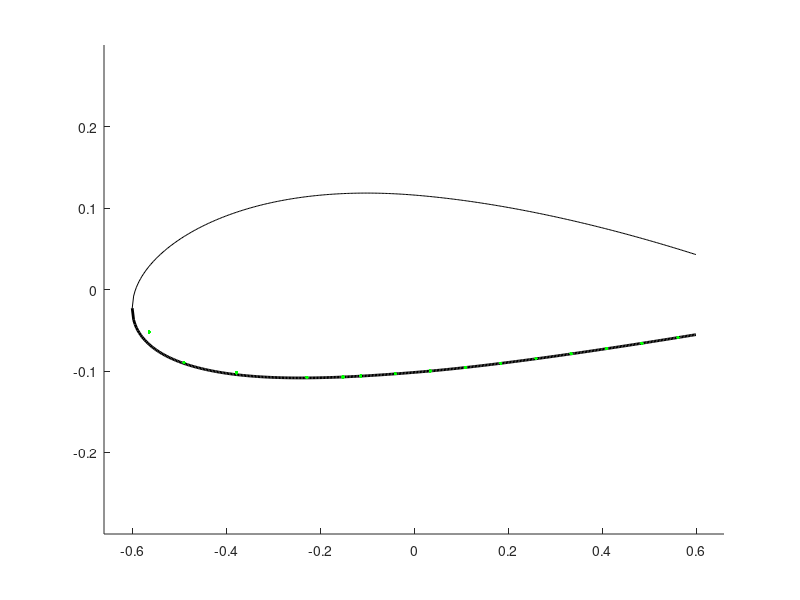

This chart was generated by the following MATLAB code: (Note: this script raises an error after producing the figure.)
function [x_c, y_c, Ixx, Iyy, Ixy, skin, spar, str, caps, x_quarterchord] = build_airfoil()


% clear all;
%% 2415 Airfoil 
m = 0.02;               % 
p = 0.4;                % max camber
t = 0.15;               % max thickness 
c = 1.5;                % chord length
nx = 500;               % number of increments
dx = c/nx;  
x = 0:dx:c;             % even spacing

%% Structural elements (arbitrary inputs for now)
skin.t = 0.008;                               % thickness of skin
spar.t = 0.01;                               % thickness of spar
str.A_upp = 5E-6;                            % area of each upper stringer
str.A_low = 5E-6;                            % area of each lower stringer
caps.A = 1E-5;                                % area of spar caps
spar.x = 0.3*1.5;                                                      % choose x location of spar
str.x_upp = [x(1), x(50), x(150), x(200), x(250),x(300), x(350)];     % choose x locations of upper stringers
str.x_low = [x(1), x(50), x(150), x(200), x(250),x(300), x(350)];     % choose x locations of lower stringers

%% Create Airfoil from equation
yc = zeros(1,nx+1);
yt = zeros(1,nx+1);
yU0 = zeros(1,nx+1);
yL0 = zeros(1,nx+1);
theta = zeros(1,nx+1);
xb = p*c;
i_xb = xb/dx + 1;  

% NACA equation source: http://www.aerospaceweb.org/question/airfoils/q0041.shtml    
for i = 1:nx+1
    yt(i) = 5*t*c*(0.2969*sqrt(x(i)/c) - 0.1260*(x(i)/c) - 0.3516*(x(i)/c)^2 + 0.2843*(x(i)/c)^3 - 0.1015*(x(i)/c)^4);
    if i <= i_xb
        yc(i) = m*x(i)/p^2*(2*p - x(i)/c);
        theta(i) = atan(2*m/p^2*(p - x(i)/c));
    else
        yc(i) = m*(c - x(i))/(1-p)^2*(1 + x(i)/c - 2*p);
        theta(i) = atan(2*m/(1-p)^2*(p-x(i)/c));
    end
    yU0(i) = yc(i) + yt(i)*cos(theta(i));
    yL0(i) = yc(i) - yt(i)*cos(theta(i));
end

% The last 20% of the chord length of the airfoil was neglected under the assumption that
% this section contained flaps and ailerons, and would therefore not support aerodynamic loads.
i_xend = round(0.8*c/dx)+1;
x = x(1:i_xend);
yU = yU0(1:i_xend);
yL = yL0(1:i_xend);

%% Spars
spar.x = [spar.x,x(end)];                    % x location of spar
spar.n = length(spar.x);                     % number of spars
spar.i = round(spar.x./dx)+1;                % index of spars  
spar.h = yU(spar.i) - yL(spar.i);            % height of spar
spar.Cy = (yU(spar.i) + yL(spar.i))/2;       % y centroid of spar  
spar.A = spar.t*spar.h;                      % area of spar
spar.y_upp = yU(spar.i);
spar.y_low = yL(spar.i);

%% Stringers
str.n_upp = length(str.x_upp);                            % number of upper stringers
str.i_upp = round(str.x_upp./dx)+1;                       % indices of upper stringers
str.n_low = length(str.x_low);                            % number of lower stringers
str.i_low = round(str.x_low./dx)+1;                       % indices of lower stringers
str.y_upp = yU(str.i_upp);
str.y_low = yL(str.i_low);

%% Nodes (based on TA's definition: node = skin and spar cap)
node.x_upp = [str.x_upp,spar.x];            % x location of upper stringers and spars
node.x_upp = sort(node.x_upp);              % sort ascending
% skin should be broken into smaller elements for higher accuracy of calculation
% break one skin element into two by adding one more node in between
skin.x_upp = zeros(1,2*length(node.x_upp)-1);
for i = 1:length(node.x_upp)-1
    skin.x_upp(2*i-1) = node.x_upp(i);
    skin.x_upp(2*i) = (node.x_upp(i) + node.x_upp(i+1))/2;
end
skin.x_upp(end) = node.x_upp(end);

skin.i_upp = round(skin.x_upp/dx)+1;       % indices of skins
skin.n_upp = length(skin.x_upp)-1;         % number of upper skins
skin.l_upp = zeros(1,skin.n_upp);          % length of upper skins
skin.A_upp = zeros(1,skin.n_upp);          % area of upper skins
skin.Cx_upp = zeros(1,skin.n_upp);         % x centroid of upper skins
skin.Cy_upp = zeros(1,skin.n_upp);         % y centroid of upper skins

for i = 1:skin.n_upp
    skin.l_upp(i) = sqrt((yU(skin.i_upp(i+1)) - yU(skin.i_upp(i)))^2 + (skin.x_upp(i+1) - skin.x_upp(i))^2);  
    skin.A_upp(i) = skin.t*skin.l_upp(i);
    skin.Cx_upp(i) = (skin.x_upp(i+1) + skin.x_upp(i))/2;
    skin.Cy_upp(i) = (yU(skin.i_upp(i+1)) + yU(skin.i_upp(i)))/2;
end

% lower nodes
node.x_low = [str.x_low,spar.x];
node.x_low = sort(node.x_low);

skin.x_low = zeros(1,2*length(node.x_low)-1);
for i = 1:length(node.x_low)-1
    skin.x_low(2*i-1) = node.x_low(i);
    skin.x_low(2*i) = (node.x_low(i) + node.x_low(i+1))/2;
end
skin.x_low(end) = node.x_low(end);

skin.i_low = round(skin.x_low/dx)+1;
skin.n_low = length(skin.x_low)-1;
skin.l_low = zeros(1,skin.n_low);
skin.A_low = zeros(1,skin.n_low);
skin.Cx_low = zeros(1,skin.n_low);
skin.Cy_low = zeros(1,skin.n_low);

for i = 1:skin.n_low
    skin.l_low(i) = sqrt((yL(skin.i_low(i+1)) - yL(skin.i_low(i)))^2 + (skin.x_low(i+1) - skin.x_low(i))^2);
    skin.A_low(i) = skin.t*skin.l_low(i);
    skin.Cx_low(i) = (skin.x_low(i+1) + skin.x_low(i))/2;
    skin.Cy_low(i) = (yL(skin.i_low(i+1)) + yL(skin.i_low(i)))/2;
end

%% Spar Caps
caps.x = spar.x;
caps.n = 2*length(caps.x);
caps.y_upp = yU(spar.i);
caps.y_low = yL(spar.i);
caps.i = round(caps.x/dx)+1;
% Centroids of caps are at the x and y locations: caps.Cy = caps.C,

%% Centroid of the overall wing section
% initial value
Cx_sum = 2*(sum(caps.x.*caps.A)) + sum(str.x_upp.*str.A_upp) + sum(str.x_low.*str.A_low) + sum(spar.x.*spar.A) ...
         + sum(skin.Cx_low.*skin.A_low) + sum(skin.Cx_upp.*skin.A_upp);
Cy_sum = sum(caps.y_low.*caps.A) + sum(caps.y_upp.*caps.A) + sum(yU(str.i_upp).*str.A_upp) + sum(yL(str.i_low).*str.A_low) ... 
         + sum(spar.Cy.*spar.A) + sum(skin.Cy_low.*skin.A_low) + sum(skin.Cy_upp.*skin.A_upp);
A_sum = caps.A*caps.n + str.A_upp*str.n_upp + str.A_low*str.n_low + sum(spar.A) + sum(skin.A_low) + sum(skin.A_upp);

Cx = Cx_sum/A_sum;
Cy = Cy_sum/A_sum;

%% Leading Edge Origin Plot
% figure
% plot(x,yU,'k',x,yL,'k','Linewidth',2);
% ylim([-0.3 0.3])
% hold on
% xlim([0,c]);
% plot(str.x_upp,yU(str.i_upp),'or',str.x_low,yL(str.i_low),'or','markersize',5);
% % plot([x(1),x(1)],[yU(i(1)),yL(i(1))],'b',[x(end),x(end)],[yU(end),yL(end)],'b','Linewidth',3);
% rectangle('Position',[x(spar.i(1))-spar.t/2, yL(spar.i(1)), spar.t, yU(spar.i(1))-yL(spar.i(1))]);
% rectangle('Position',[x(spar.i(2))-spar.t/2, yL(spar.i(2)), spar.t, yU(spar.i(2))-yL(spar.i(2))]);
% plot(spar.x,yU(spar.i),'sg',spar.x,yL(spar.i),'sg','markersize',7);
% % plot([x(end),x(end)],[yU(end),yL(end)]);
% scatter(Cx,Cy,'m*')
% ylabel('y (m)')
% xlabel('x (m)')
% grid on

%% Area moments of inertia
for i = 1:length(spar.x)
    spar.Ixx(i) = (spar.t*spar.h(i)^3)/12 + spar.A(i)*(spar.Cy(i) - Cy)^2;
    spar.Iyy(i) = (spar.h(i)*spar.t^3)/12 + spar.A(i)*(spar.x(i) - Cx)^2;
    spar.Ixy(i) = spar.A(i)*(spar.Cy(i) - Cy)*(spar.x(i) - Cx);
end

for i = 1:skin.n_upp
    skin.Ixx_upp(i) = skin.A_upp(i)*(skin.Cy_upp(i) - Cy)^2;
    skin.Iyy_upp(i) = skin.A_upp(i)*(skin.Cx_upp(i) - Cx)^2;
    skin.Ixy_upp(i) = skin.A_upp(i)*(skin.Cy_upp(i) - Cy)*(skin.Cx_upp(i) - Cx);
end

for i = 1:skin.n_low
    skin.Ixx_low(i) = skin.A_low(i)*(skin.Cy_low(i) - Cy)^2;
    skin.Iyy_low(i) = skin.A_low(i)*(skin.Cx_low(i) - Cx)^2;
    skin.Ixy_low(i) = skin.A_low(i)*(skin.Cy_low(i) - Cy)*(skin.Cx_low(i) - Cx);
end

for i = 1:str.n_upp
    str.Ixx_upp(i) = str.A_upp*(yU(str.i_upp(i)) - Cy)^2;
    str.Iyy_upp(i) = str.A_upp*(str.x_upp(i) - Cx)^2;
    str.Ixy_upp(i) = str.A_upp*(yU(str.i_upp(i)) - Cy)*(str.x_upp(i) - Cx);
end

for i = 1:str.n_low
    str.Ixx_low(i) = str.A_low*(yL(str.i_low(i)) - Cy)^2;
    str.Iyy_low(i) = str.A_low*(str.x_low(i) - Cx)^2;
    str.Ixy_low(i) = str.A_low*(yL(str.i_low(i)) - Cy)*(str.x_low(i) - Cx);
end

for i = 1:length(caps.x)
    caps.Ixx_upp(i) = caps.A*(caps.y_upp(i) - Cy)^2;
    caps.Iyy_upp(i) = caps.A*(caps.x(i) - Cx)^2;
    caps.Ixy_upp(i) = caps.A*(caps.y_upp(i) - Cy)*(caps.x(i) - Cx);
end

for i = 1:length(caps.x)
    caps.Ixx_low(i) = caps.A*(caps.y_low(i) - Cy)^2;
    caps.Iyy_low(i) = caps.A*(caps.x(i) - Cx)^2;
    caps.Ixy_low(i) = caps.A*(caps.y_low(i) - Cy)*(caps.x(i) - Cx);
end

Ixx = sum(spar.Ixx)+sum(skin.Ixx_upp)+sum(skin.Ixx_low)+sum(str.Ixx_upp)+sum(str.Ixx_low)+sum(caps.Ixx_low);
Iyy = sum(spar.Iyy)+sum(skin.Iyy_upp)+sum(skin.Iyy_low)+sum(str.Iyy_upp)+sum(str.Iyy_low)+sum(caps.Iyy_low);
Ixy = sum(spar.Ixy)+sum(skin.Ixy_upp)+sum(skin.Ixy_low)+sum(str.Ixy_upp)+sum(str.Ixy_low)+sum(caps.Ixy_low);


%%%%%%%%%%%%%%%%%%%%%%%%%%%%%%%%%%%%%%%%%%%%%%%%%%%%%%%%%%%%%%%%%%%%%%%%
%% BELOW CALCULATIONS ARE COORDINATE TRANSFORMATIONS FOR JARED's CODE %%
%%%%%%%%%%%%%%%%%%%%%%%%%%%%%%%%%%%%%%%%%%%%%%%%%%%%%%%%%%%%%%%%%%%%%%%%

%% Shift coordinate system to centroid-centered frame
% x's
spar.x_c = spar.x - Cx;
skin.x_upp_c = skin.Cx_upp - Cx;
skin.x_low_c = skin.Cx_low - Cx;
str.x_upp_c = str.x_upp - Cx;
str.x_low_c = str.x_low - Cx;
caps.x_upp_c = caps.x - Cx;
caps.x_low_c = caps.x - Cx;

% y's (Cy's are y's for point-components)
skin.y_upp_c = skin.Cy_upp - Cy;
skin.y_low_c = skin.Cy_low - Cy;
str.y_upp_c = str.y_upp - Cy;
str.y_low_c = str.y_low - Cy;
caps.y_upp_c = caps.y_upp - Cy;
caps.y_low_c = caps.y_low - Cy;

%% Make CCW coordinate system for shear flow
x_CCW = zeros(1,length(x));
yU_CCW = zeros(1,length(x));
yL_CCW = zeros(1,length(x));

for i = 1:length(x)
    x_CCW(i) = x(end - i + 1);
    yU_CCW(i) = yU(end - i + 1);
    yL_CCW(i) = yL(end - i + 1);
end
y_CCW = [yU_CCW yL_CCW(end-1:-1:1)];         
x_CCW = [x_CCW x(2:end)];

spar.i_CCW = length(x) - spar.i + 1;
spar.i_CCW = sort([spar.i_CCW, (length(x) + spar.i - 1)]); 
skin.i_CCW = length(x) - skin.i_upp + 1;
skin.i_CCW = sort([skin.i_CCW, (length(x) + skin.i_low - 1)]);
str.i_CCW  = length(x) - str.i_upp + 1;
str.i_CCW  = sort([str.i_CCW, (length(x) + str.i_low - 1)]);
caps.i_CCW = spar.i_CCW;

x_c = x_CCW - Cx;
y_c = y_CCW - Cy;

x_quarterchord = c/4 - Cx;


%% Centroid-centered plot
figure
hold on
plot(x-Cx,yU-Cy,'k',x-Cx,yL-Cy,'k','Linewidth',2);
ylim([-0.3 0.3])
xlim([1.1*(-Cx),1.1*(x(end)-Cx)]);
p.skin_upp = plot(skin.x_low_c, skin.y_low_c, 'g.', 'markersize',8);
p.skin_low = plot(skin.x_upp_c, skin.y_upp_c, 'g.','markersize',8);
p.str_upp  = plot(str.x_upp_c, str.y_upp_c, 'or', 'markersize',5);
p.str_low  = plot(str.x_low_c, str.y_low_c, 'or', 'markersize',5);
p.spar1    = plot(spar.x_c(1), 0.5*(spar.y_upp(1) + spar.y_low(1)) - Cy, 'bx', 'markersize', 8);
p.spar2    = plot(spar.x_c(2), 0.5*(spar.y_upp(2) + spar.y_low(2)) - Cy, 'bx', 'markersize', 8);
p.caps_upp = plot(caps.x_upp_c, caps.y_upp_c, 'sm', 'markersize', 10);
p.caps_low = plot(caps.x_low_c, caps.y_low_c, 'sm', 'markersize', 10);
rectangle('Position',[x(spar.i(1))-spar.t/2-Cx, yL(spar.i(1))-Cy, spar.t, yU(spar.i(1))-yL(spar.i(1))]);
rectangle('Position',[x(spar.i(2))-spar.t/2-Cx, yL(spar.i(2))-Cy, spar.t, yU(spar.i(2))-yL(spar.i(2))]);
p.centroid = plot(0,0,'r*', 'markersize', 10);
legend([p.centroid, p.skin_upp, p.str_upp, p.spar1, p.caps_upp],'Overall Centroid', 'Skin', 'Stringer', 'Spar', 'Spar Cap');
ylabel('y (m)')
xlabel('x (m)')
grid on

disp('build_airfoil complete');
